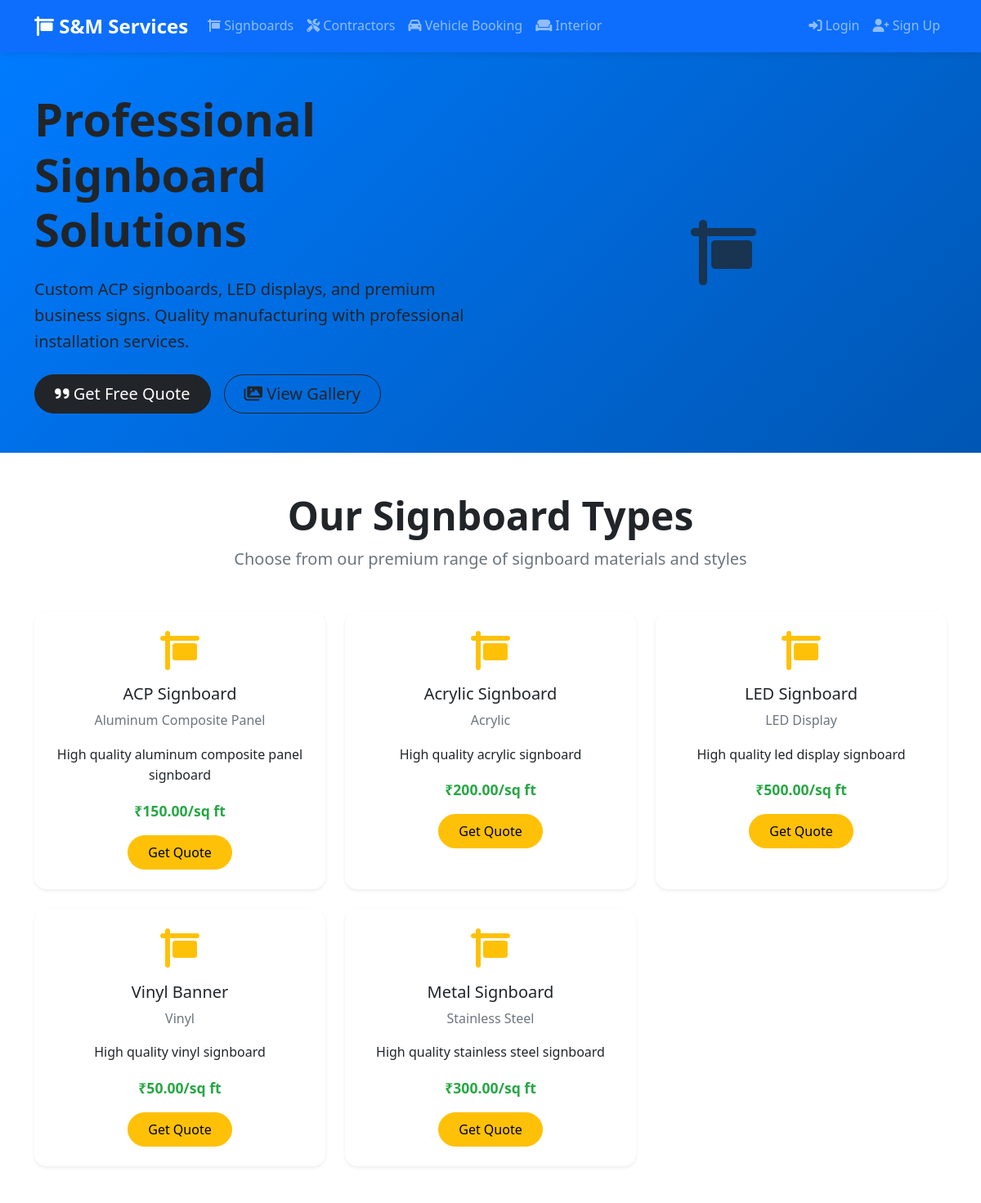
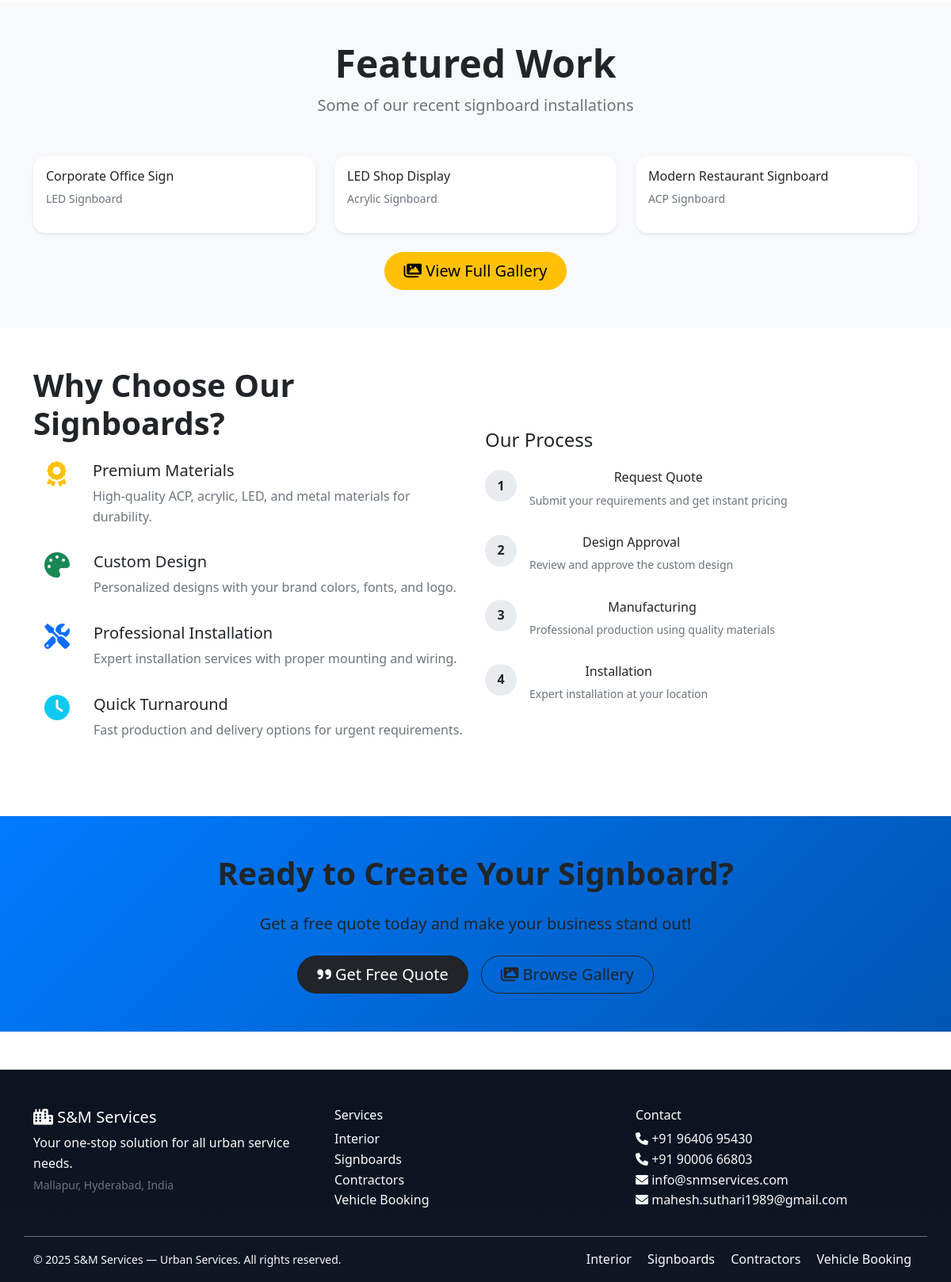
Page /signboards/ on the committed database (2 pictures, top to bottom).
### signboards/models.py (models this page shows, shortened)
class SignboardType(models.Model):
    name = models.CharField(max_length=100)
    description = models.TextField(blank=True)
    material = models.CharField(max_length=100)  # ACP, Acrylic, etc.
    price_per_sqft = models.DecimalField(max_digits=8, decimal_places=2)
    image = models.ImageField(upload_to='signboards/types/', blank=True, null=True)
    created_at = models.DateTimeField(auto_now_add=True)

class SignboardGallery(models.Model):
    title = models.CharField(max_length=200)
    description = models.TextField(blank=True)
    image = models.ImageField(upload_to='signboards/gallery/')
    signboard_type = models.ForeignKey(SignboardType, on_delete=models.CASCADE)
    is_featured = models.BooleanField(default=False)
    created_at = models.DateTimeField(auto_now_add=True)
    class Meta:
        verbose_name_plural = "Signboard Gallery"
        ordering = ['-is_featured', '-created_at']

### signboards/views.py (the view)
# urls.py: path('', views.signboard_home, name='home'),
def signboard_home(request):
    featured_gallery = SignboardGallery.objects.filter(is_featured=True)[:6]
    signboard_types = SignboardType.objects.all()
    return render(request, 'signboards/home.html', {
        'featured_gallery': featured_gallery,
        'signboard_types': signboard_types
    })

### templates/signboards/home.html (shortened to what this page needs)
{% extends 'base.html' %}
{% load static %}
{% block content %}
<section class="hero-section bg-warning text-dark py-5">
    <div class="container">
        <div class="row align-items-center">
            <div class="col-lg-6">
                <h1 class="display-4 fw-bold mb-4">
                    Professional Signboard Solutions
                </h1>
                <p class="lead mb-4">
                    Custom ACP signboards, LED displays, and premium business signs.
                    Quality manufacturing with professional installation services.
                </p>
                <div class="d-flex gap-3">
                    <a href="{% url 'signboards:quote' %}" class="btn btn-dark btn-lg">
                        <i class="fas fa-quote-right"></i> Get Free Quote
                    </a>
                    <a href="{% url 'signboards:gallery' %}" class="btn btn-outline-dark btn-lg">
                        <i class="fas fa-images"></i> View Gallery
                    </a>
                </div>
            </div>
            <div class="col-lg-6">
                <div class="text-center">
                    <i class="fas fa-sign display-1 text-dark opacity-75"></i>
                </div>
            </div>
        </div>
    </div>
</section>
<section class="services-section py-5">
    <div class="container">
        <div class="text-center mb-5">
            <h2 class="display-5 fw-bold">Our Signboard Types</h2>
            <p class="lead text-muted">Choose from our premium range of signboard materials and styles</p>
        </div>
        <div class="row g-4">
            {% for type in signboard_types %}
                <div class="col-lg-4 col-md-6">
                    <div class="service-card card h-100 border-0 shadow-sm">
                        <div class="card-body text-center p-4">
                            {% if type.image %}
                                <img src="{{ type.image.url }}" class="img-fluid mb-3"
                                     style="height: 150px; object-fit: cover;" alt="{{ type.name }}">
                            {% else %}
                                <div class="service-icon mb-3">
                                    <i class="fas fa-sign fa-3x text-warning"></i>
                                </div>
                            {% endif %}
                            <h5 class="card-title">{{ type.name }}</h5>
                            <p class="text-muted">{{ type.material }}</p>
                            <p class="card-text">{{ type.description|default:"Premium quality signboard solution for your business." }}</p>
                            <div class="price mb-3">₹{{ type.price_per_sqft }}/sq ft</div>
                            <a href="{% url 'signboards:quote' %}?type={{ type.id }}" class="btn btn-warning">
                                Get Quote
                            </a>
                        </div>
                    </div>
                </div>
            {% endfor %}
        </div>
    </div>
</section>
{% if featured_gallery %}
<section class="gallery-section bg-light py-5">
    <div class="container">
        <div class="text-center mb-5">
            <h2 class="display-5 fw-bold">Featured Work</h2>
            <p class="lead text-muted">Some of our recent signboard installations</p>
        </div>
        <div class="row g-4">
            {% for item in featured_gallery %}
                <div class="col-lg-4 col-md-6">
                    <div class="gallery-item card border-0 shadow-sm">
                        <div class="card-body">
                            <h6 class="card-title">{{ item.title }}</h6>
                            <p class="text-muted small">{{ item.signboard_type.name }}</p>
                        </div>
                    </div>
                </div>
            {% endfor %}
        </div>
        <div class="text-center mt-4">
            <a href="{% url 'signboards:gallery' %}" class="btn btn-warning btn-lg">
                <i class="fas fa-images"></i> View Full Gallery
            </a>
        </div>
    </div>
</section>
{% endif %}
<section class="features-section py-5">
    <div class="container">
        <div class="row align-items-center">
            <div class="col-lg-6">
                <h2 class="display-6 fw-bold mb-4">Why Choose Our Signboards?</h2>
                <div class="features-list">
                    <div class="feature-item d-flex mb-3">
                        <div class="feature-icon me-3">
                            <i class="fas fa-award fa-2x text-warning"></i>
                        </div>
                        <div>
                            <h5>Premium Materials</h5>
                            <p class="text-muted">High-quality ACP, acrylic, LED, and metal materials for durability.</p>
                        </div>
                    </div>
                    <div class="feature-item d-flex mb-3">
                        <div class="feature-icon me-3">
                            <i class="fas fa-palette fa-2x text-success"></i>
                        </div>
                        <div>
                            <h5>Custom Design</h5>
                            <p class="text-muted">Personalized designs with your brand colors, fonts, and logo.</p>
                        </div>
                    </div>
                    <div class="feature-item d-flex mb-3">
                        <div class="feature-icon me-3">
                            <i class="fas fa-tools fa-2x text-primary"></i>
                        </div>
                        <div>
                            <h5>Professional Installation</h5>
                            <p class="text-muted">Expert installation services with proper mounting and wiring.</p>
                        </div>
                    </div>
                    <div class="feature-item d-flex">
                        <div class="feature-icon me-3">
                            <i class="fas fa-clock fa-2x text-info"></i>
                        </div>
                        <div>
                            <h5>Quick Turnaround</h5>
                            <p class="text-muted">Fast production and delivery options for urgent requirements.</p>
                        </div>
                    </div>
                </div>
            </div>
            <div class="col-lg-6">
                <div class="process-steps">
                    <h4 class="mb-4">Our Process</h4>
                    <div class="step d-flex mb-3">
                        <div class="step-number">1</div>
                        <div class="ms-3">
                            <h6>Request Quote</h6>
                            <p class="text-muted small">Submit your requirements and get instant pricing</p>
                        </div>
                    </div>
                    <div class="step d-flex mb-3">
                        <div class="step-number">2</div>
                        <div class="ms-3">
                            <h6>Design Approval</h6>
                            <p class="text-muted small">Review and approve the custom design</p>
                        </div>
                    </div>
                    <div class="step d-flex mb-3">
                        <div class="step-number">3</div>
                        <div class="ms-3">
                            <h6>Manufacturing</h6>
                            <p class="text-muted small">Professional production using quality materials</p>
                        </div>
                    </div>
                    <div class="step d-flex">
                        <div class="step-number">4</div>
                        <div class="ms-3">
                            <h6>Installation</h6>
                            <p class="text-muted small">Expert installation at your location</p>
                        </div>
                    </div>
                </div>
            </div>
        </div>
    </div>
</section>
<section class="cta-section bg-warning text-dark py-5">
    <div class="container text-center">
        <h2 class="display-6 fw-bold mb-4">Ready to Create Your Signboard?</h2>
        <p class="lead mb-4">Get a free quote today and make your business stand out!</p>
        <div class="d-flex justify-content-center gap-3">
            <a href="{% url 'signboards:quote' %}" class="btn btn-dark btn-lg">
                <i class="fas fa-quote-right"></i> Get Free Quote
            </a>
            <a href="{% url 'signboards:gallery' %}" class="btn btn-outline-dark btn-lg">
                <i class="fas fa-images"></i> Browse Gallery
            </a>
        </div>
    </div>
</section>
{% endblock %}

### static/css/style.css (style rules this page uses)
body { font-family: 'Segoe UI', Tahoma, Geneva, Verdana, sans-serif; line-height: 1.6; }
.hero-section { background: linear-gradient(135deg, #007bff 0%, #0056b3 100%); min-height: 60vh; display: flex; align-items: center; }
.service-card { transition: transform 0.3s ease, box-shadow 0.3s ease; border-radius: 15px; }
.service-icon { margin-bottom: 1rem; }
.feature-item { margin-bottom: 2rem; }
.feature-icon { width: 60px; text-align: center; }
.cta-section { background: linear-gradient(135deg, #007bff 0%, #0056b3 100%); }
.btn { border-radius: 8px; padding: 10px 20px; font-weight: 500; text-decoration: none; display: inline-block; transition: all 0.3s ease; }
.card { border-radius: 15px; border: none; box-shadow: 0 2px 10px rgba(0, 0, 0, 0.1); transition: all 0.3s ease; }
.price { font-size: 1.2rem; font-weight: bold; color: #198754; }
.gallery-item { position: relative; overflow: hidden; border-radius: 15px; }
.step { flex: 1; text-align: center; position: relative; }
.step-number { width: 40px; height: 40px; border-radius: 50%; background: #e9ecef; display: inline-flex; align-items: center; justify-content: center; font-weight: bold; margin-bottom: 0.5rem; }

### static/css/custom.css (style rules this page uses)
.hero-section { min-height: 60vh; }
.service-card { transition: transform 0.3s ease, box-shadow 0.3s ease; border-radius: 15px; overflow: hidden; }
.gallery-item { transition: transform 0.3s ease, box-shadow 0.3s ease; border-radius: 15px; overflow: hidden; }
.btn { border-radius: 25px; padding: 0.5rem 1.5rem; font-weight: 500; transition: all 0.3s ease; }
.card { border: none; border-radius: 15px; overflow: hidden; box-shadow: 0 5px 15px rgba(0,0,0,0.08); transition: all 0.3s ease; }
.price { font-size: 1.1rem; font-weight: 600; color: #28a745; }

### rows in the picture
SignboardType: name "ACP Signboard", material "Aluminum Composite Panel", description "High quality aluminum composite panel signboard", price_per_sqft "150.00"
SignboardType: name "Acrylic Signboard", material "Acrylic", description "High quality acrylic signboard", price_per_sqft "200.00"
SignboardType: name "LED Signboard", material "LED Display", description "High quality led display signboard", price_per_sqft "500.00"
SignboardType: name "Vinyl Banner", material "Vinyl", description "High quality vinyl signboard", price_per_sqft "50.00"
SignboardType: name "Metal Signboard", material "Stainless Steel", description "High quality stainless steel signboard", price_per_sqft "300.00"
SignboardGallery: title "Corporate Office Sign", signboard_type.name "LED Signboard"
SignboardGallery: title "LED Shop Display", signboard_type.name "Acrylic Signboard"
SignboardGallery: title "Modern Restaurant Signboard", signboard_type.name "ACP Signboard"
